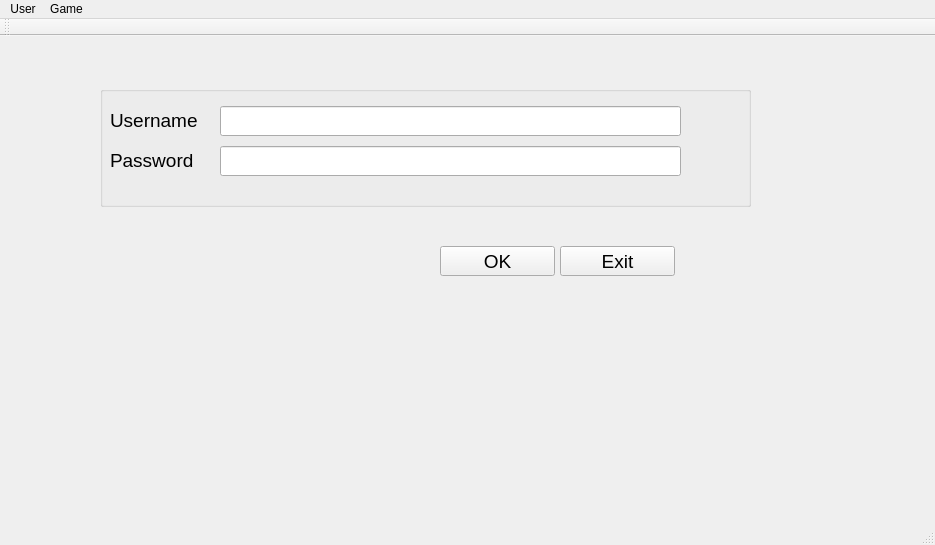
<?xml version="1.0" encoding="UTF-8"?>
<ui version="4.0">
 <class>Mainlogin</class>
 <widget class="QMainWindow" name="Mainlogin">
  <property name="geometry">
   <rect>
    <x>0</x>
    <y>0</y>
    <width>935</width>
    <height>545</height>
   </rect>
  </property>
  <property name="windowTitle">
   <string>Mainlogin</string>
  </property>
  <widget class="QWidget" name="centralWidget">
   <widget class="QStackedWidget" name="stackedWidget">
    <property name="geometry">
     <rect>
      <x>20</x>
      <y>0</y>
      <width>891</width>
      <height>471</height>
     </rect>
    </property>
    <widget class="QWidget" name="page">
     <widget class="QGroupBox" name="groupBox">
      <property name="geometry">
       <rect>
        <x>80</x>
        <y>50</y>
        <width>651</width>
        <height>121</height>
       </rect>
      </property>
      <property name="title">
       <string/>
      </property>
      <widget class="QLabel" name="label_username">
       <property name="geometry">
        <rect>
         <x>10</x>
         <y>19</y>
         <width>121</width>
         <height>31</height>
        </rect>
       </property>
       <property name="font">
        <font>
         <pointsize>14</pointsize>
        </font>
       </property>
       <property name="text">
        <string>Username</string>
       </property>
      </widget>
      <widget class="QLabel" name="label_password">
       <property name="geometry">
        <rect>
         <x>10</x>
         <y>59</y>
         <width>141</width>
         <height>31</height>
        </rect>
       </property>
       <property name="font">
        <font>
         <pointsize>14</pointsize>
        </font>
       </property>
       <property name="text">
        <string>Password</string>
       </property>
      </widget>
      <widget class="QLineEdit" name="lineEdit_username">
       <property name="geometry">
        <rect>
         <x>120</x>
         <y>20</y>
         <width>461</width>
         <height>30</height>
        </rect>
       </property>
      </widget>
      <widget class="QLineEdit" name="lineEdit_password">
       <property name="geometry">
        <rect>
         <x>120</x>
         <y>60</y>
         <width>461</width>
         <height>30</height>
        </rect>
       </property>
      </widget>
     </widget>
     <widget class="QPushButton" name="pushButton_ok">
      <property name="geometry">
       <rect>
        <x>420</x>
        <y>210</y>
        <width>115</width>
        <height>30</height>
       </rect>
      </property>
      <property name="font">
       <font>
        <pointsize>14</pointsize>
       </font>
      </property>
      <property name="text">
       <string>OK</string>
      </property>
     </widget>
     <widget class="QPushButton" name="pushButton_exit">
      <property name="geometry">
       <rect>
        <x>540</x>
        <y>210</y>
        <width>115</width>
        <height>30</height>
       </rect>
      </property>
      <property name="font">
       <font>
        <pointsize>14</pointsize>
       </font>
      </property>
      <property name="text">
       <string>Exit</string>
      </property>
     </widget>
    </widget>
   </widget>
  </widget>
  <widget class="QMenuBar" name="menuBar">
   <property name="geometry">
    <rect>
     <x>0</x>
     <y>0</y>
     <width>935</width>
     <height>28</height>
    </rect>
   </property>
   <widget class="QMenu" name="menuUser">
    <property name="title">
     <string>User</string>
    </property>
    <addaction name="actionRegister"/>
    <addaction name="actionLogout"/>
    <addaction name="actionExit"/>
   </widget>
   <widget class="QMenu" name="menuGame">
    <property name="title">
     <string>Game</string>
    </property>
    <addaction name="actionNew_Game"/>
    <addaction name="actionEnd_Game"/>
   </widget>
   <addaction name="menuUser"/>
   <addaction name="menuGame"/>
  </widget>
  <widget class="QToolBar" name="mainToolBar">
   <attribute name="toolBarArea">
    <enum>TopToolBarArea</enum>
   </attribute>
   <attribute name="toolBarBreak">
    <bool>false</bool>
   </attribute>
  </widget>
  <widget class="QStatusBar" name="statusBar"/>
  <action name="actionRegister">
   <property name="text">
    <string>Register</string>
   </property>
  </action>
  <action name="actionLogout">
   <property name="enabled">
    <bool>false</bool>
   </property>
   <property name="text">
    <string>Logout</string>
   </property>
  </action>
  <action name="actionExit">
   <property name="text">
    <string>Exit</string>
   </property>
  </action>
  <action name="actionNew_Game">
   <property name="enabled">
    <bool>false</bool>
   </property>
   <property name="text">
    <string>New Game</string>
   </property>
  </action>
  <action name="actionEnd_Game">
   <property name="enabled">
    <bool>false</bool>
   </property>
   <property name="text">
    <string>End Game</string>
   </property>
  </action>
 </widget>
 <layoutdefault spacing="6" margin="11"/>
 <resources/>
 <connections>
  <connection>
   <sender>actionExit</sender>
   <signal>triggered()</signal>
   <receiver>Mainlogin</receiver>
   <slot>close()</slot>
   <hints>
    <hint type="sourcelabel">
     <x>-1</x>
     <y>-1</y>
    </hint>
    <hint type="destinationlabel">
     <x>467</x>
     <y>272</y>
    </hint>
   </hints>
  </connection>
 </connections>
</ui>
